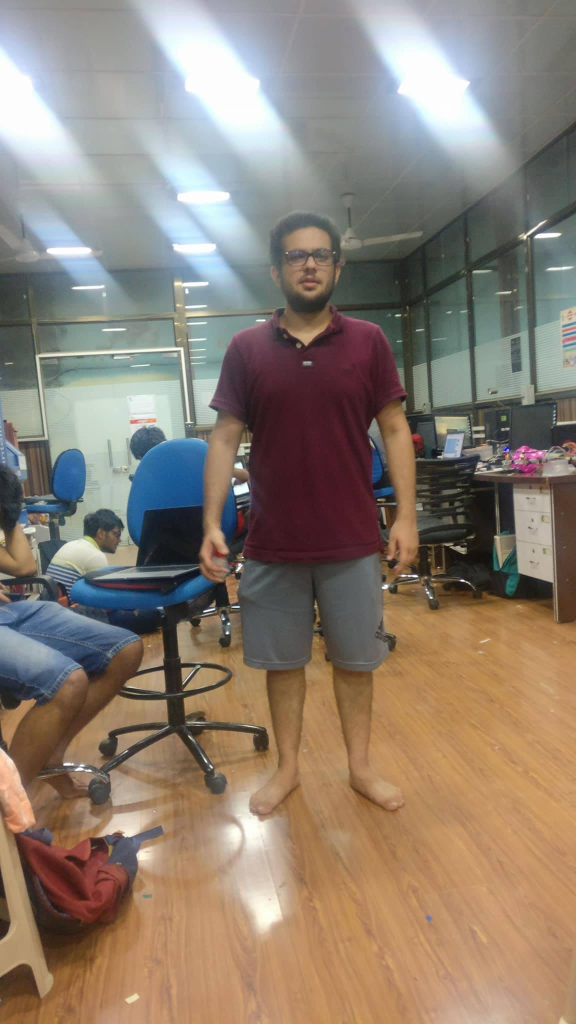
#> input picture human-detection/images/18926411_315175858915978_124114776_o.jpg, 1152 x 2048 px (shown at 1/2 size); its folder holds only this picture in this run
$ python detect.py --images images
#> lines starting #> are read from the running program, lines starting #| are printed output that depends on the picture; after the words box and inside, x2 and y2 are one past the last pixel; in counts of white or black regions, pixels touching at a corner belong together

from __future__ import print_function
from imutils.object_detection import non_max_suppression
from imutils import paths
import numpy as np
import argparse
import imutils
import cv2


ap = argparse.ArgumentParser()
ap.add_argument("-i", "--images", required=True, help="path to images directory")
args = vars(ap.parse_args())


hog = cv2.HOGDescriptor()
hog.setSVMDetector(cv2.HOGDescriptor_getDefaultPeopleDetector())


imagePaths = list(paths.list_images(args["images"]))

for imagePath in imagePaths:

	image = cv2.imread(imagePath)
#> image is the input picture: shape (2048, 1152, 3); mean B, G, R 114.5, 127.4, 140.7
	image = imutils.resize(image, width=min(400, image.shape[1]))
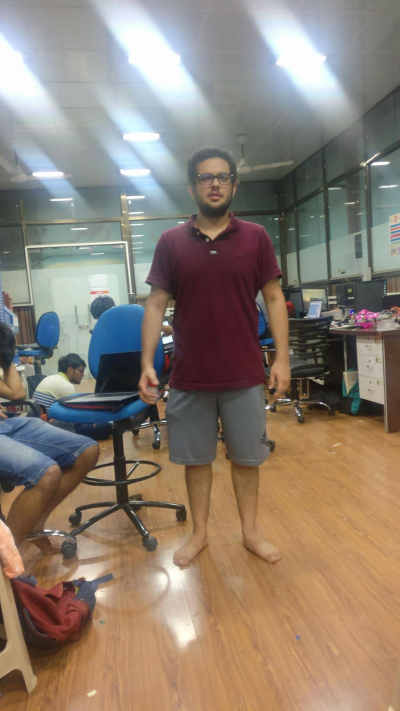
#> image: shape (711, 400, 3); mean B, G, R 114.5, 127.4, 140.7
	orig = image.copy()

	# detect people in the image
	(rects, weights) = hog.detectMultiScale(image, winStride=(4, 4),
		padding=(8, 8), scale=1.05)
#> rects = [[73, 89, 288, 577]]; weights = [0.852]

	for (x, y, w, h) in rects:
		cv2.rectangle(orig, (x, y), (x + w, y + h), (0, 0, 255), 2)
#> this loop made 1 pass
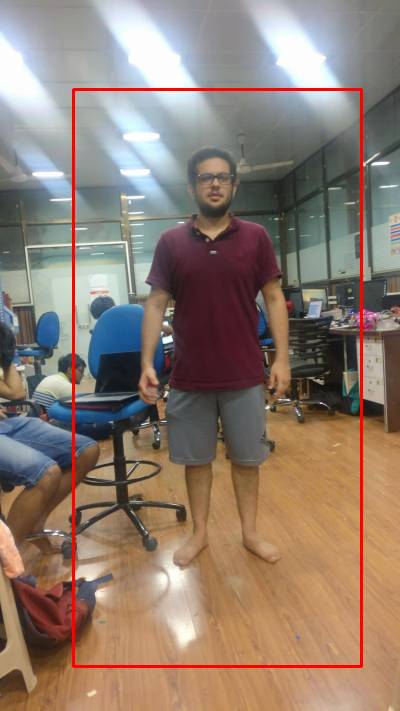
#> orig: shape (711, 400, 3); 1.82% of pixels changed, all inside (x1, y1, x2, y2) = (72, 88, 363, 668)

	rects = np.array([[x, y, x + w, y + h] for (x, y, w, h) in rects])
#> rects = [[73, 89, 361, 666]]
	pick = non_max_suppression(rects, probs=None, overlapThresh=0.65)
#> pick = [[73, 89, 361, 666]]

	for (xA, yA, xB, yB) in pick:
		cv2.rectangle(image, (xA, yA), (xB, yB), (0, 255, 0), 2)
#> this loop made 1 pass
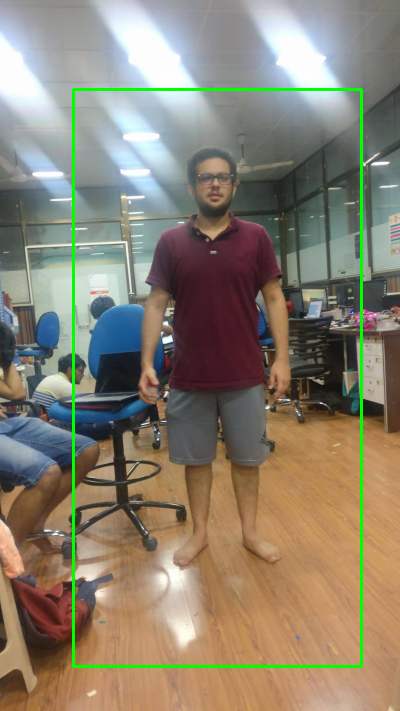
#> image: shape (711, 400, 3); 1.82% of pixels changed, all inside (x1, y1, x2, y2) = (72, 88, 363, 668)

	filename = imagePath[imagePath.rfind("/") + 1:]
	print("[INFO] {}: {} original boxes, {} after suppression".format(
		filename, len(rects), len(pick)))
#| [INFO] 18926411_315175858915978_124114776_o.jpg: 1 original boxes, 1 after suppression

	#
	cv2.imshow("Before NMS", orig)
	cv2.imshow("After NMS", image)
	cv2.waitKey(0)

$ run again, on human-detection/images/IMG_20171007_024132.jpg
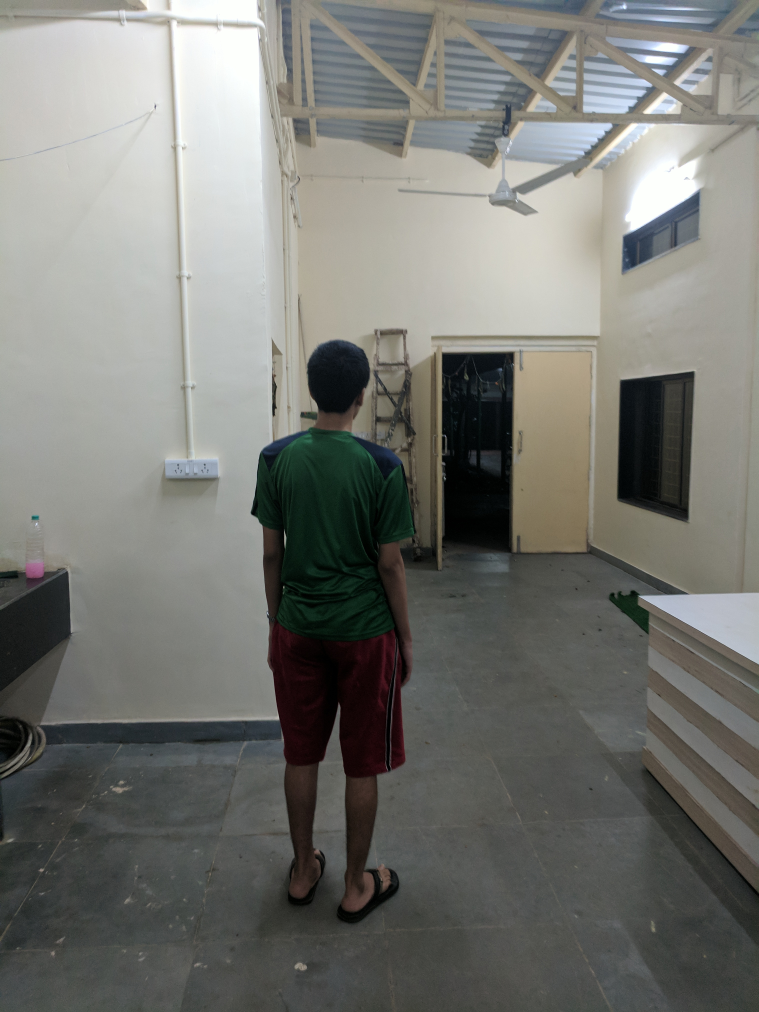
#> input picture human-detection/images/IMG_20171007_024132.jpg, 3036 x 4048 px (shown at 1/4 size)
#> image is the input picture: shape (4048, 3036, 3); mean B, G, R 114.2, 119.1, 118.4
#> `(rects, weights) = hog.detectMultiScale(image, winStride=(4, 4), paddi..`: rects = [[91, 173, 172, 344]]; weights = [4.29]
#> the loop `for (x, y, w, h) in rects:` made 1 pass
#> after the loop `for (x, y, w, h) in rects:`:
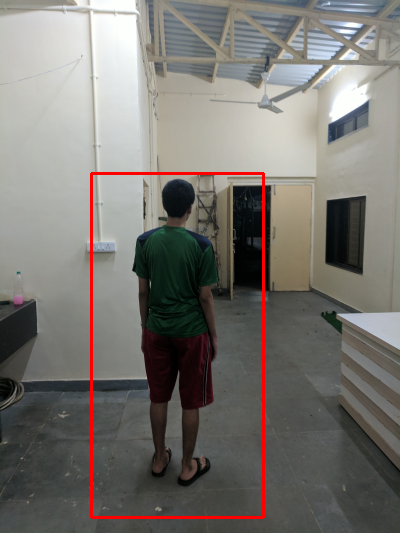
#> orig: shape (533, 400, 3); mean B, G, R 112.8, 117.6, 120.6
#> `rects = np.array([[x, y, x + w, y + h] for (x, y, w, h) in rects])`: rects = [[91, 173, 263, 517]]
#> the loop `for (xA, yA, xB, yB) in pick:` made 1 pass
#> after the loop `for (xA, yA, xB, yB) in pick:`:
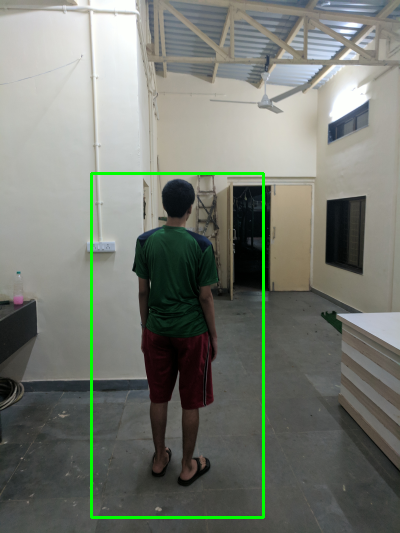
#> image: shape (533, 400, 3); mean B, G, R 112.8, 121.3, 116.9
#| [INFO] IMG_20171007_024132.jpg: 1 original boxes, 1 after suppression

$ run again, on human-detection/images/IMG_20171007_024142.jpg
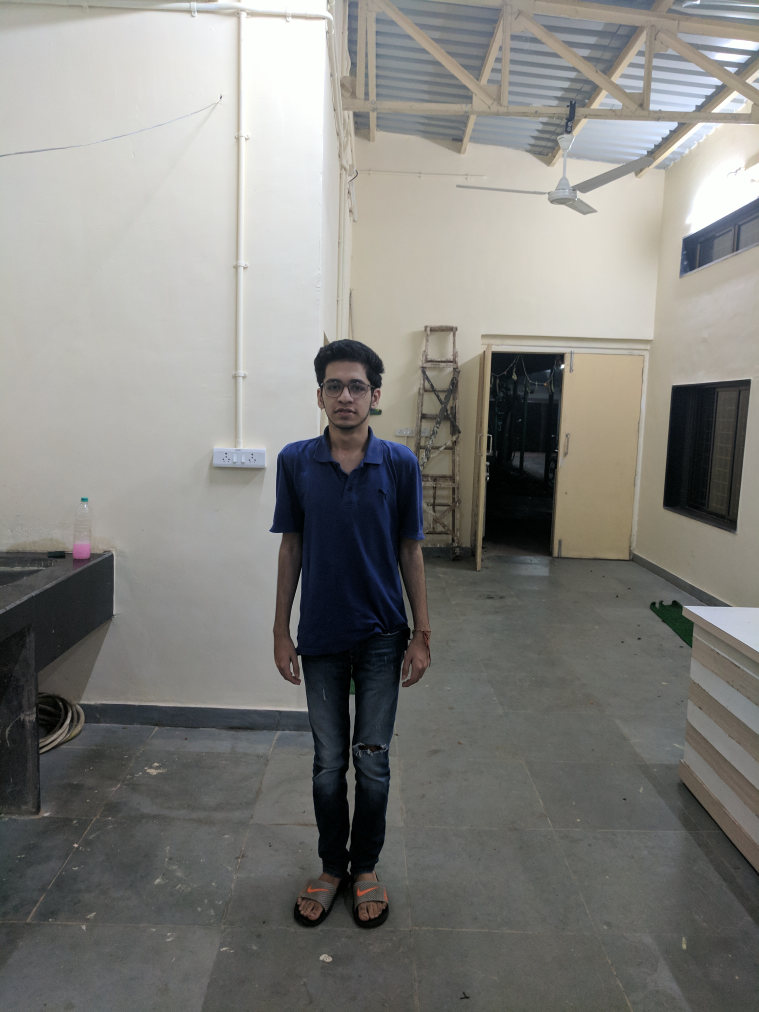
#> input picture human-detection/images/IMG_20171007_024142.jpg, 3036 x 4048 px (shown at 1/4 size)
#> image is the input picture: shape (4048, 3036, 3); mean B, G, R 125.4, 129.2, 129.7
#> `(rects, weights) = hog.detectMultiScale(image, winStride=(4, 4), paddi..`: rects = [[99, 168, 170, 339]]; weights = [3.29]
#> the loop `for (x, y, w, h) in rects:` made 1 pass
#> after the loop `for (x, y, w, h) in rects:`:
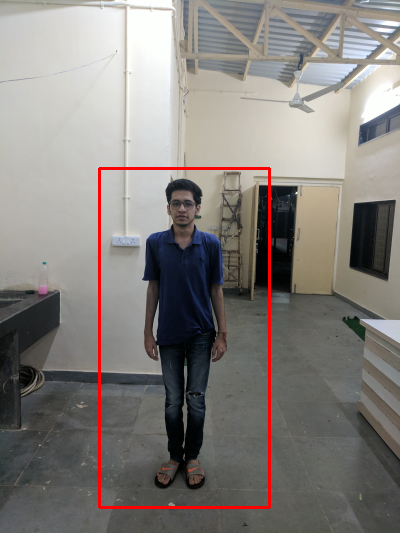
#> orig: shape (533, 400, 3); mean B, G, R 123.8, 127.5, 131.7
#> `rects = np.array([[x, y, x + w, y + h] for (x, y, w, h) in rects])`: rects = [[99, 168, 269, 507]]
#> the loop `for (xA, yA, xB, yB) in pick:` made 1 pass
#> after the loop `for (xA, yA, xB, yB) in pick:`:
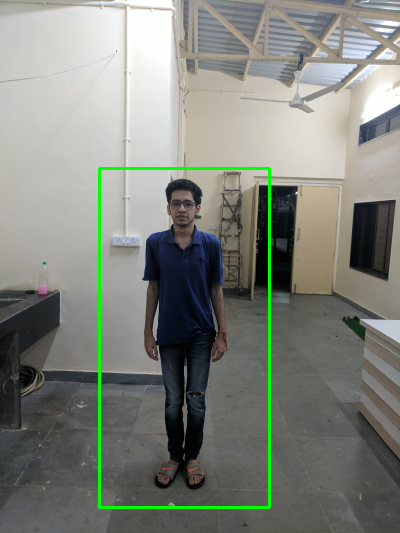
#> image: shape (533, 400, 3); mean B, G, R 123.8, 131.1, 128
#| [INFO] IMG_20171007_024142.jpg: 1 original boxes, 1 after suppression

$ run again, on human-detection/images/IMG_20171007_024144.jpg
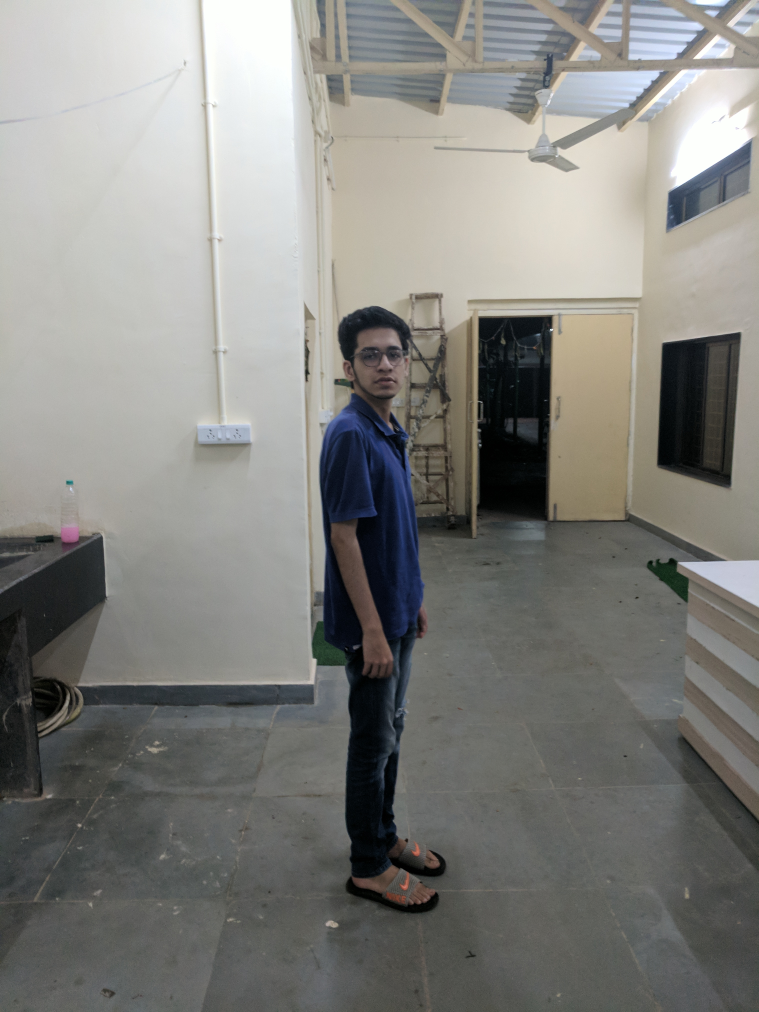
#> input picture human-detection/images/IMG_20171007_024144.jpg, 3036 x 4048 px (shown at 1/4 size)
#> image is the input picture: shape (4048, 3036, 3); mean B, G, R 126.9, 130.8, 131.1
#> `(rects, weights) = hog.detectMultiScale(image, winStride=(4, 4), paddi..`: rects = [[127, 155, 130, 261]]; weights = [1.63]
#> the loop `for (x, y, w, h) in rects:` made 1 pass
#> after the loop `for (x, y, w, h) in rects:`:
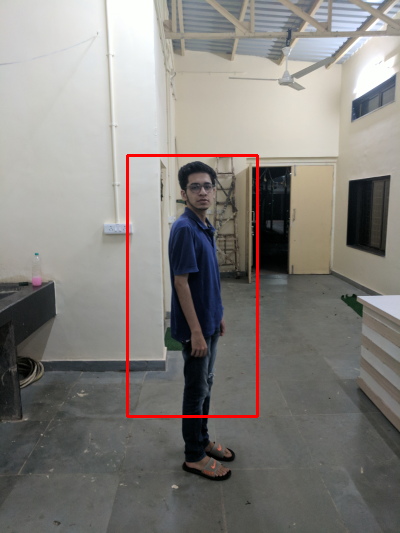
#> orig: shape (533, 400, 3); mean B, G, R 125.6, 129.5, 132.6
#> `rects = np.array([[x, y, x + w, y + h] for (x, y, w, h) in rects])`: rects = [[127, 155, 257, 416]]
#> the loop `for (xA, yA, xB, yB) in pick:` made 1 pass
#> after the loop `for (xA, yA, xB, yB) in pick:`:
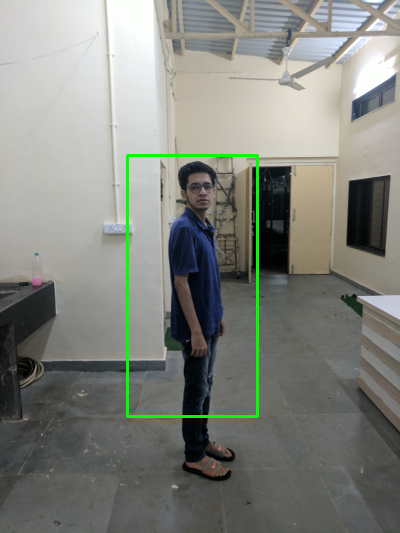
#> image: shape (533, 400, 3); mean B, G, R 125.6, 132.3, 129.8
#| [INFO] IMG_20171007_024144.jpg: 1 original boxes, 1 after suppression

$ run again, on human-detection/images/IMG_20171007_024110.jpg
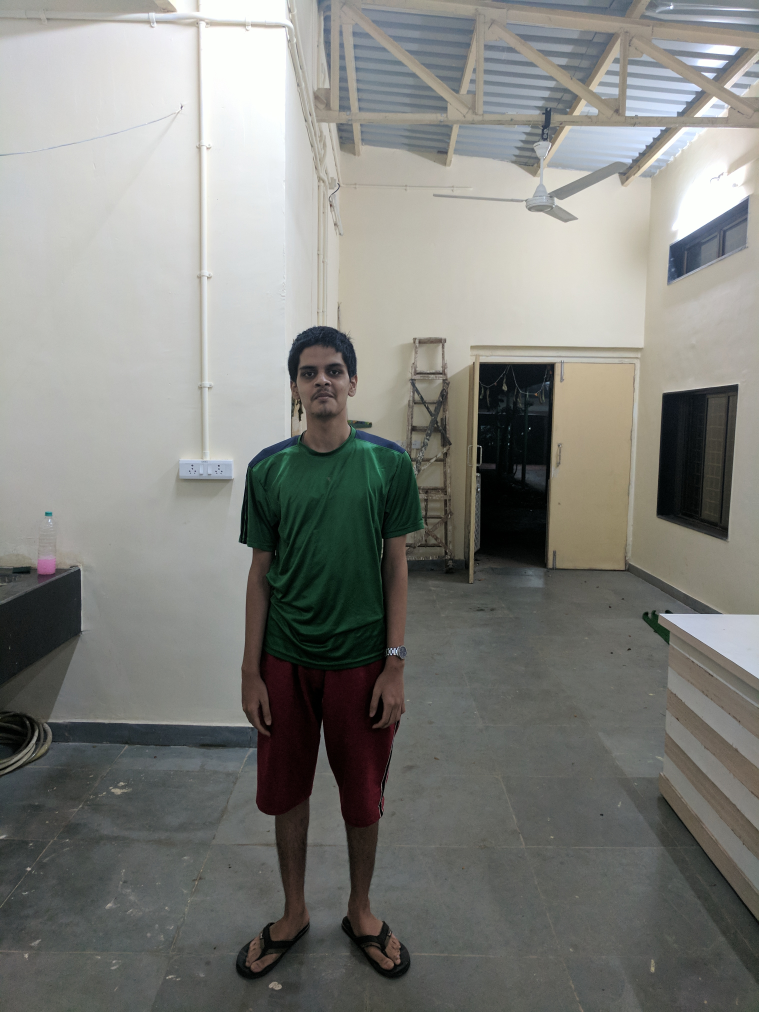
#> input picture human-detection/images/IMG_20171007_024110.jpg, 3036 x 4048 px (shown at 1/4 size)
#> image is the input picture: shape (4048, 3036, 3); mean B, G, R 125.1, 129.5, 128.8
#> `(rects, weights) = hog.detectMultiScale(image, winStride=(4, 4), paddi..`: rects = [[79, 154, 180, 360]]; weights = [2.36]
#> the loop `for (x, y, w, h) in rects:` made 1 pass
#> after the loop `for (x, y, w, h) in rects:`:
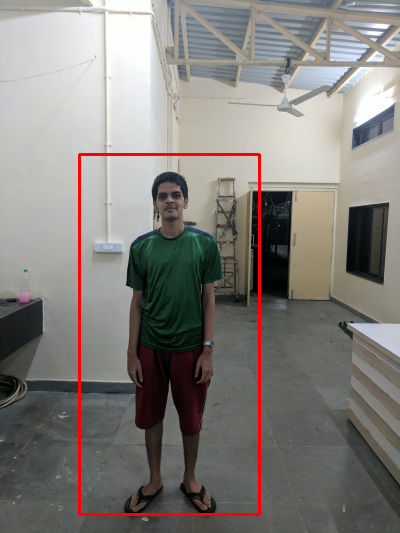
#> orig: shape (533, 400, 3); mean B, G, R 123.4, 127.7, 130.9
#> `rects = np.array([[x, y, x + w, y + h] for (x, y, w, h) in rects])`: rects = [[79, 154, 259, 514]]
#> the loop `for (xA, yA, xB, yB) in pick:` made 1 pass
#> after the loop `for (xA, yA, xB, yB) in pick:`:
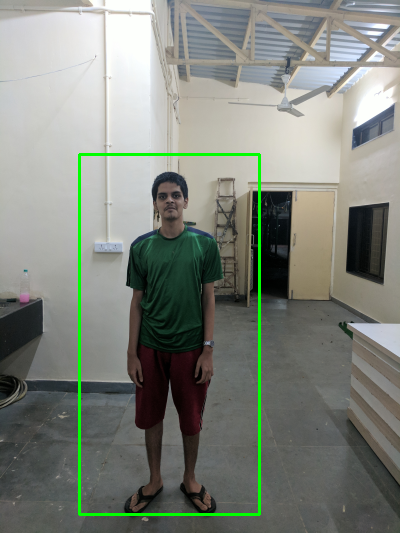
#> image: shape (533, 400, 3); mean B, G, R 123.4, 131.6, 127
#| [INFO] IMG_20171007_024110.jpg: 1 original boxes, 1 after suppression
